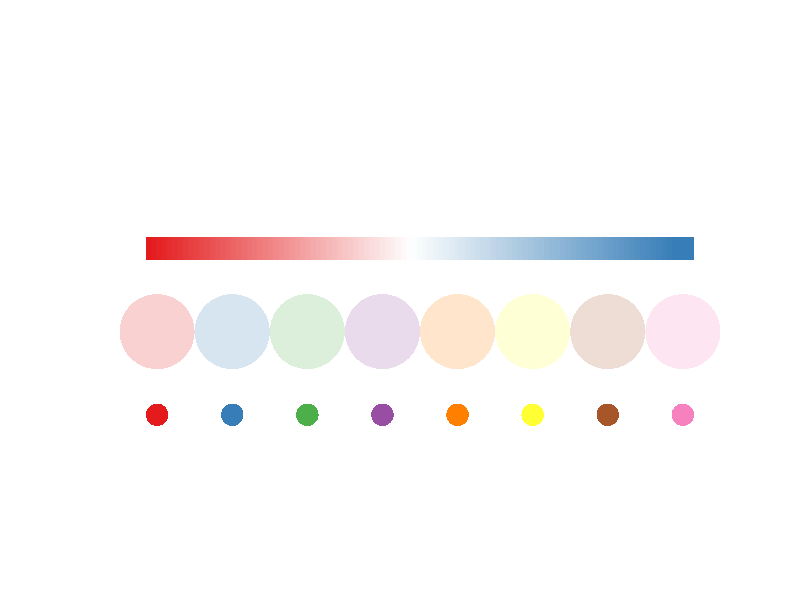
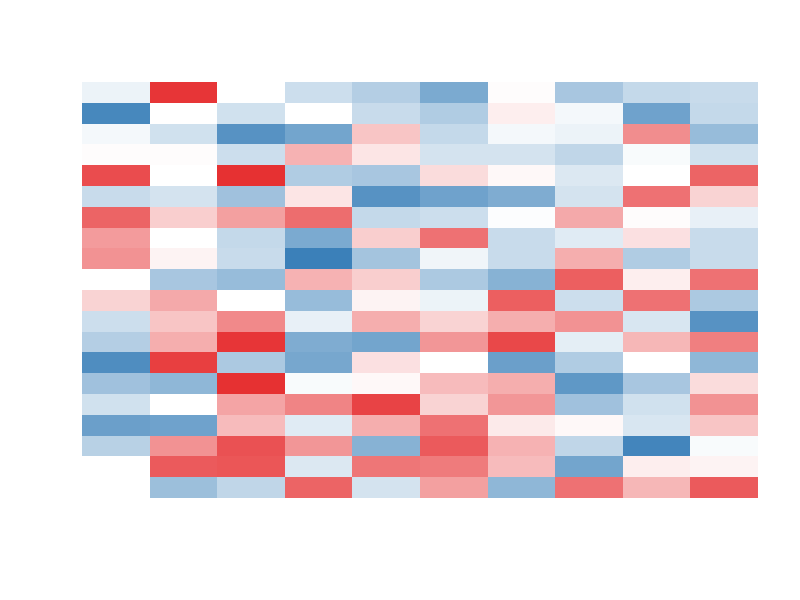
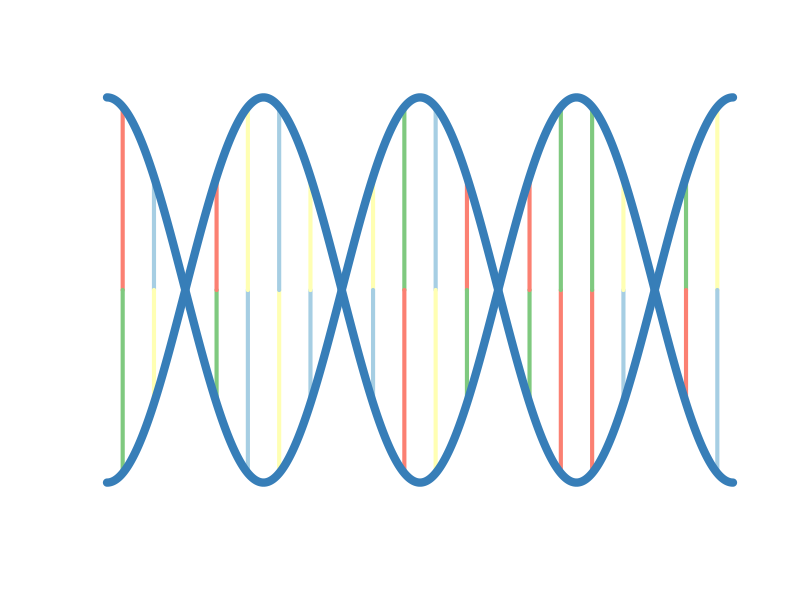
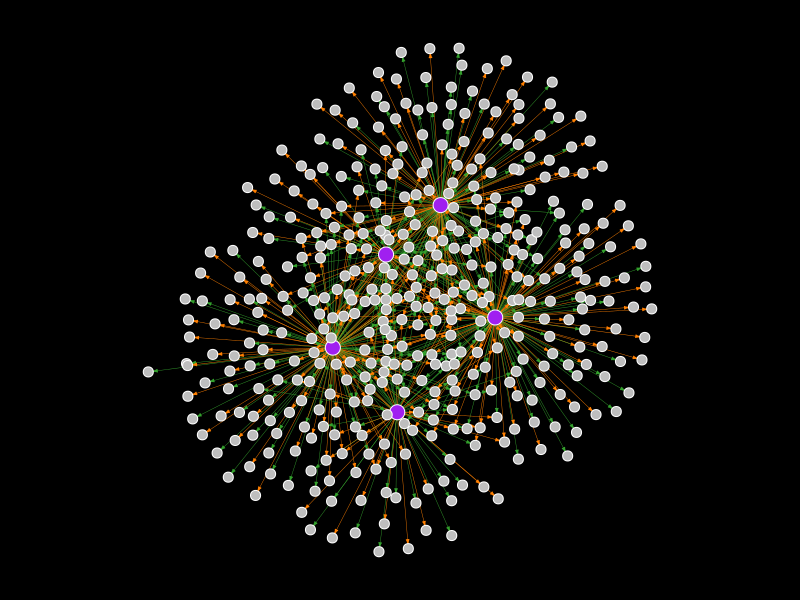
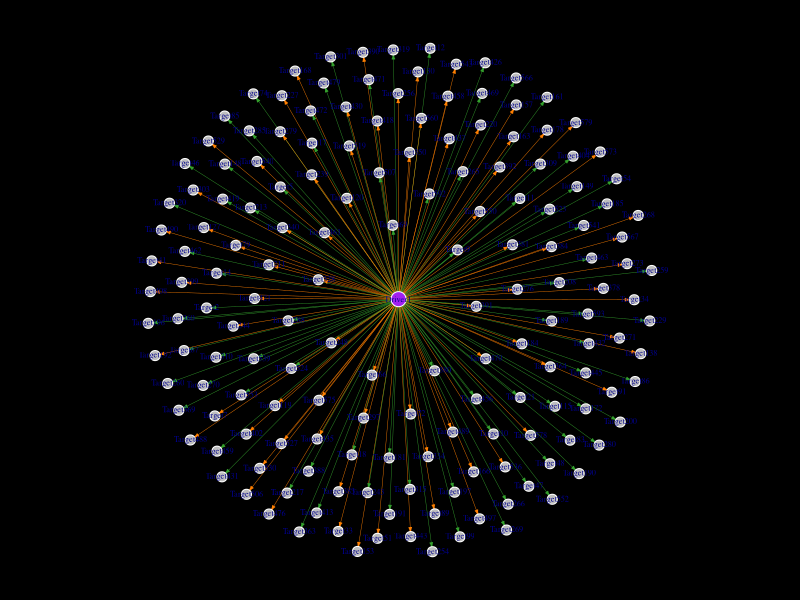
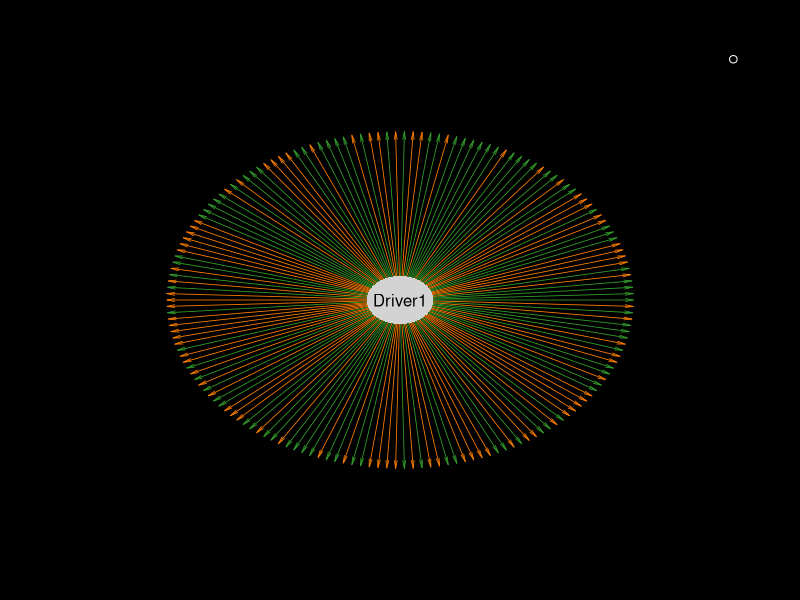
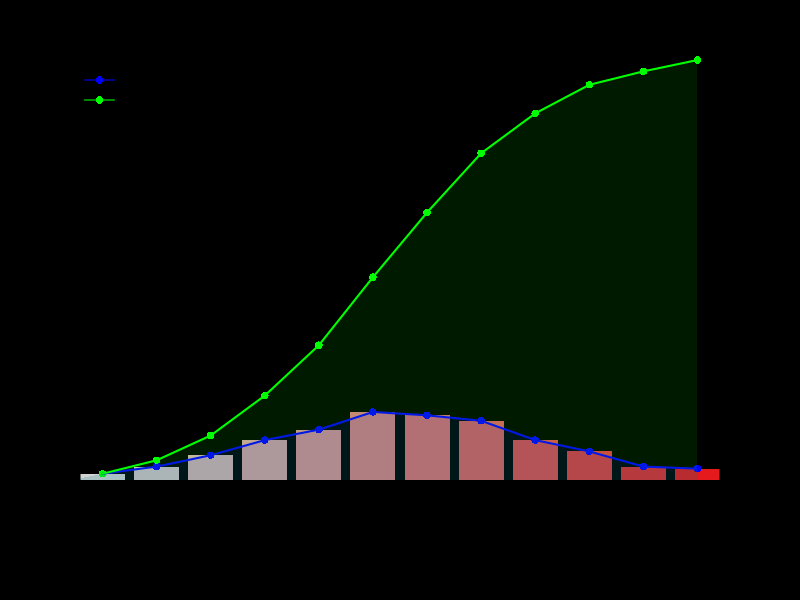
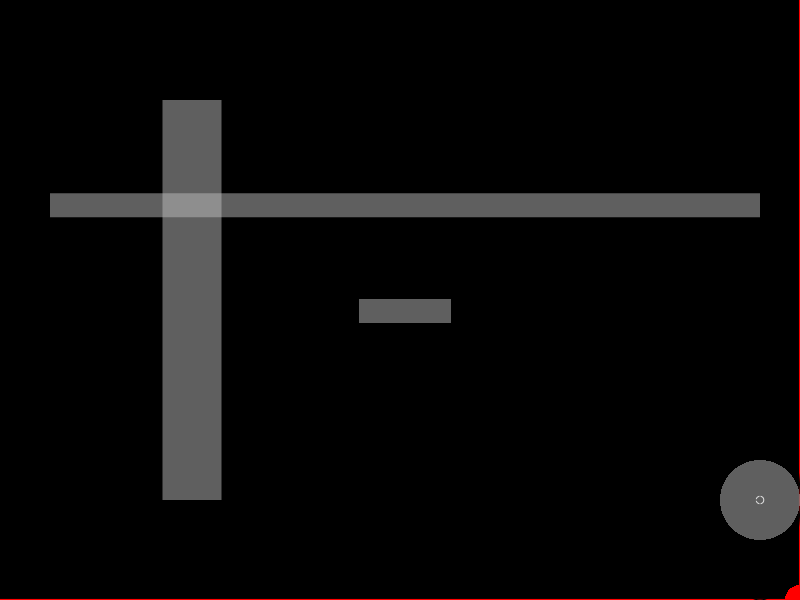

Here is the R script that generated these plots, in order: (Note: this script raises an error after producing the figures.)
## ---- chunk 1
knitr::opts_chunk$set(echo = TRUE)
## ---- chunk 2
library(RColorBrewer)
cc <- brewer.pal(8,'Set1') ## get color bar
plot(x=1:8, y=rep(1,8), pch=16, cex=3, col=cc,ylim=c(0,5),xlim=c(0,9),xlab='',ylab='',xaxt='n',yaxt='n',bty='n',xaxs='i',yaxs='i')
points(x=1:8, y=rep(2,8), pch=16, cex=10, col=grDevices::adjustcolor(cc,alpha=0.2),xpd=TRUE) ## color with transparent
cc1 <- colorRampPalette(c(cc[1],'white',cc[2]))(100)
points(x=seq(1,8,length.out=100), y=rep(3,100), pch=15, cex=3, col=cc1,xpd=TRUE) ## color with interpolation
## ---- chunk 3
cc <- brewer.pal(8,'Set1') ## get color bar
mat1 <- matrix(rnorm(0,1,n=200),nrow=10)
cc <- colorRampPalette(c(cc[1],'white',cc[2]))(100) ## color bar
bb <- seq(-2,2,length.out=101) ## matched value breaks, length must be one longer than the color bar
image(mat1,col=cc,breaks=bb,xaxt='n',yaxt='n',bty='n') ## this is the start to create some plots like heatmap
## ---- chunk 4
col_DNA <- brewer.pal(8,'Set1')[2]
# A-green, T-red, C-yellow, G-blue 
col_ATCG <- c(brewer.pal(8,'Accent')[1],brewer.pal(11,'Set3')[4],brewer.pal(11,'Set3')[2],brewer.pal(11,'Paired')[1])
## ---- chunk 5
DNA_length <- 4 ## the code only applies when DNA_length%%2==0, if DNA_length%%2==1, need to modify
x <- seq(-DNA_length*pi/2,DNA_length*pi/2,length.out=1000) ##
y1 <- cos(x) ## backbone up
y2 <- cos(x+pi) ## backbone down
# get the position of nucleotides
xx <- seq(DNA_length*pi/2,-DNA_length*pi/2,length.out = DNA_length*5+1); 
xx <- xx+(xx[2]-xx[1])/2 
# remove the first and the lines in the boundary region
xx <- setdiff(xx,c(xx[c(1:DNA_length)*5-2],min(xx)))
## ---- chunk 6
plot(y1~x,pch=16,type='l',xlab='',ylab='',xaxt='n',yaxt='n',main='',bty='n',col='white')
for(i in 1:length(xx)){
    ybottom <- cos(xx[i]) # ybottom position
    ytop    <- cos(xx[i]+pi) # yup position
    rr <- sample(1:4,1) ## ATCG, random select one pair
    if(rr==1){
      segments(y0=ybottom,y1=0,x0=xx[i],x1=xx[i],col=col_ATCG[1],lwd=4) ## A-T
      segments(y0=0,y1=ytop,x0=xx[i],x1=xx[i],col=col_ATCG[2],lwd=4)
    }
    if(rr==2){
      segments(y0=ybottom,y1=0,x0=xx[i],x1=xx[i],col=col_ATCG[2],lwd=4) ## T-A
      segments(y0=0,y1=ytop,x0=xx[i],x1=xx[i],col=col_ATCG[1],lwd=4)
    }
    if(rr==3){
      segments(y0=ybottom,y1=0,x0=xx[i],x1=xx[i],col=col_ATCG[3],lwd=4) ## C-G
      segments(y0=0,y1=ytop,x0=xx[i],x1=xx[i],col=col_ATCG[4],lwd=4)
    }
    if(rr==4){
      segments(y0=ybottom,y1=0,x0=xx[i],x1=xx[i],col=col_ATCG[4],lwd=4) ## G-C
      segments(y0=0,y1=ytop,x0=xx[i],x1=xx[i],col=col_ATCG[3],lwd=4)
    }
  }
lines(y1~x,pch=16,lwd=8,col=col_DNA)
lines(y2~x,pch=16,lwd=8,col=col_DNA)
## ---- chunk 7
source_list <- paste0('Driver',1:5)
target_list <- paste0('Target',1:600)
random_net  <- do.call(rbind,lapply(source_list,function(x){
  r1 <- 0.03*sample(1:10,1) ##target Vs. not target
  w1 <- sample(c(0,1),length(target_list),prob=c(1-r1,r1),replace=TRUE)
  x1 <- cbind(x,target_list[which(w1==1)])
  r1 <- 0.5 ##negative target Vs. positive target
  t1 <- sample(c(-1,1),nrow(x1),prob=c(1-r1,r1),replace=TRUE)
  x2 <- cbind(x1,t1)
}))
random_net <- as.data.frame(random_net,stringsAsFactors=FALSE)
names(random_net) <- c('Driver','Target','sign')
## ---- chunk 8
# color code
library(RColorBrewer)
pos_col <- brewer.pal(12,'Paired')[8];
neg_col <- brewer.pal(12,'Paired')[4];
#
library(igraph)
gr <- graph.data.frame(random_net)
par(bg = 'black');par(mar=c(1,1,1,1))

## try the following layout
layout_pos <- layout_nicely(gr) #
layout_pos <- layout_with_dh(gr) #
layout_pos <- layout_with_graphopt(gr) #
layout_pos <- layout_with_kk(gr) #
layout_pos <- layout_with_lgl(gr) #
## the following layout seems not fitable for this network
#layout_pos <- layout_as_star(gr)
#layout_pos <- layout_as_tree(gr)
#layout_pos <- layout_in_circle(gr)
#layout_pos <- layout_on_grid(gr)
#layout_pos <- layout_on_sphere(gr)
#layout_pos <- layout_with_fr(gr)
#layout_pos <- layout_with_gem(gr)
#layout_pos <- layout_with_mds(gr)
plot(gr,
     edge.arrow.mode=2,
     edge.arrow.size=0.2,
     edge.width=0.4,
     edge.color=ifelse(E(gr)$sign==1,pos_col,neg_col),
     vertex.label='',
     vertex.frame.color="white",
     vertex.size=ifelse(V(gr)$name %in% source_list,6,4),
     vertex.color=ifelse(V(gr)$name %in% source_list,'purple','grey'),
     layout=layout_pos)
## ---- chunk 9
gr <- subgraph(gr,v=ego(gr,nodes='Driver1')[[1]])
layout_pos <- layout_nicely(gr)
plot(gr,
     edge.arrow.mode=2,
     edge.arrow.size=0.2,
     edge.width=0.4,
     edge.color=ifelse(E(gr)$sign==1,pos_col,neg_col),
     vertex.label=V(gr)$name,vertex.label.cex=0.5,
     vertex.frame.color="white",
     vertex.size=ifelse(V(gr)$name %in% source_list,6,4),
     vertex.color=ifelse(V(gr)$name %in% source_list,'purple','grey'),
     layout=layout_pos)
## ---- chunk 10
t2xy <- function(tt,radius=1) {
  t2p <- pi*2 * tt
  list(x = radius * cos(t2p), y = radius * sin(t2p))
}
library(plotrix) ## for draw.ellipse()
# get the network from graph object
net1 <- igraph::as_data_frame(gr,what='edges')
target_list <- sort(unique(net1$to))
target_sign <- net1$sign; 
names(target_sign) <- net1$to;
target_sign <- target_sign[target_list]
tt <- seq(0,1,length.out = length(target_list)+1)[-1] ## 0,1 will be the same point, so the length should add 1 and remove the first one
net1_pos <- t2xy(tt,radius=0.7)
## ---- chunk 11
# plot an empty figure
par(mar=c(2,2,2,2))
plot(1,xlim=c(-1,1),ylim=c(-1,1),bty='n',col='white',xlab="",ylab="",xaxt='n',yaxt='n')
# add edges
graphics::arrows(x0=0,y0=0,x1=net1_pos$x,y1=net1_pos$y,col=ifelse(target_sign==1,pos_col,neg_col),lwd=0.8,angle=10,length=0.08,xpd=TRUE);
# add nodes
for(i in 1:length(target_list)){
  text(net1_pos$x[i],net1_pos$y[i],target_list[i],cex=0.3+10/length(target_list),
     srt=180*atan(net1_pos$y[i]/net1_pos$x[i])/pi,adj=ifelse(net1_pos$x[i]>0,0,1),
     xpd=TRUE)
}
draw.ellipse(0,0,a=0.1,b=0.1,col='light grey',border=NA)
text(0,0,'Driver1',adj=0.5,xpd=TRUE,cex=1)
## ---- chunk 12
i <- 1
use_srt <- 180*atan(net1_pos$y[i]/net1_pos$x[i])/pi
## ---- chunk 13
par(mar=c(6,4,3,4))
# par(XXX=XXX) is used to set the parameters in par()
x <- rnorm(mean=0,sd=0.5,n=1000) ## random generate a numeric vector
n_bar <- 11
x1 <- cut(x,breaks=c(-Inf,seq(-1,1,length.out=n_bar),Inf))
x2 <- table(x1)/length(x1)
cc <- brewer.pal(8,'Set1')
cc <- colorRampPalette(c('light grey',cc[1]))(length(x2)) ## color bar
a <- barplot(x2,bty='n',xlab="",ylab="",xaxt='n',yaxt='n',xaxs='i',yaxs='i',border=NA,col=cc,ylim=c(0,1))
# barplot will return the position for each bar
# xlim, ylim
# bty
# xlab, ylab
# xaxt, yaxt
# xaxs, yaxs; default is "r", and will extend 4% at each end. try setting and print par()$usr
# border
pp <- par()$usr
# all values in par() could be extracted and used ! par()$usr is the position for the left, right ,bottom and top of the figure
text(a,pp[3],levels(x1),xpd=TRUE,adj=1,cex=0.8,srt=90)
# srt
# xpd
# adj
axis(side=2,at=seq(0,1,length.out = 11),labels=seq(0,1,length.out = 11)*length(x1),las=2)
axis(side=4,at=seq(0,1,length.out = 11),labels=paste0(seq(0,100,length.out = 11),'%'),las=2)
mtext(side=2,line=3,'Frequency',xpd=TRUE,font=2)
mtext(side=4,line=3,'Percentage',xpd=TRUE,font=2)
# side
# las
# font
x3 <- cumsum(x2)
points(x=a,y=x2,pch=16,xpd=TRUE,cex=1,col='blue')
points(x=a,y=x3,pch=16,xpd=TRUE,cex=1,col='green')
# pch
# xpd
# cex
lines(x2~a,lwd=2,lty=1,col='blue')
lines(x3~a,lwd=2,lty=1,col='green')
# lwd
# lty
# col
legend('topleft',col=c('blue','green'),lty=1,legend=c('PDF','CDF'),bty='n',border=NA,pch=16)
# border, lty
polygon(x=c(a,max(a),0),y=c(x3,0,0),col=grDevices::adjustcolor('green',alpha=0.1),border=NA)
polygon(x=c(a,max(a),0),y=c(x2,0,0),col=grDevices::adjustcolor('blue',alpha=0.1),border=NA)
# for polygon, just need to get the position for the margin lines
## finally have a look at the parameters in par(), this object saves the current settings, which is very useful for position calculation.
print(str(par()))
## ---- chunk 14
par.pos2inch <- function(){
  user.range <- par("usr")[c(2,4)] - par("usr")[c(1,3)]
  region.pin <- par("pin")
  return(region.pin/user.range)
}
par.inch2pos <- function(){return(1/par.pos2inch())}
par.char2inch <- function(){return(par()$cin)} ## letter W
par.lineHeight2inch <- function(){
  lheight <- par()$lheight
  y1 <- par.char2inch()[2]*lheight ## line height in inches
  y1
}
par.char2pos <- function(){par()$cxy}
## set margin to inches
bottom_margin <- 1; right_margin <- 0.4
top_margin <- 1; left_margin <- 0.5;
par(mai=c(bottom_margin,left_margin,top_margin,right_margin)) ## bottom 1 inch margin, right 0.5 inch margin
# right_margin*par.inch2pos()[1] is the x-axis position for the margin
# bottom_margin*par.inch2pos()[2] is the y-axis position for the margin

# plot
plot(1,xlim=c(0,1),ylim=c(1,20),xaxs='i',yaxs='i',xlab='',ylab='',cex=1,xpd=TRUE,col='white') ## create an empty plot
# get to know the relation between xy position and inch
points(x=1+right_margin*par.inch2pos()[1],y=1-bottom_margin*par.inch2pos()[2],pch=16,cex=4,xpd=TRUE,col='red') ## margin point, set xpd=TRUE otherwise will not displayed
abline(v=1+right_margin*par.inch2pos()[1],lwd=2,col='red',xpd=TRUE) ## margin line, set xpd=TRUE otherwise will not displayed
abline(h=1-bottom_margin*par.inch2pos()[2],lwd=2,col='red',xpd=TRUE) ## margin line, set xpd=TRUE otherwise will not displayed
draw.ellipse(x=1,y=1,a=right_margin*par.inch2pos()[1],b=bottom_margin*par.inch2pos()[2],xpd=TRUE)

# get to know the relation between character width, height and position
test_char <- 'ABCD'; test_cex = 2;
char_width  <- strwidth(test_char,units='user',cex=test_cex) ## units to 'user' means the value in x axis
char_height <- strheight(test_char,units='user',cex=test_cex) ## 
text(0.5,10,test_char,cex=test_cex)
rect(xleft = 0.5-char_width/2,xright=0.5+char_width/2,ybottom=10-char_height/2,ytop=10+char_height/2,
     col=grDevices::adjustcolor('grey',alpha=0.5),border=NA) ## draw background rectangle for the text

# get to know the relation between cex, xy-position and inch
p1 <- par.char2inch()[2]*0.75 ## inch length for cex=1 with pch=16, is 75% of the character height
points(x=1,y=1,pch=16,xpd=TRUE,cex=right_margin*2*2/p1,col=grDevices::adjustcolor('grey',alpha=0.5)) ## to fullfill right_margin*2, with two sides

# get to know the relation between character width, height, lwd and inch
test_char <- 'WM'; test_cex = 2;
char_width  <- strwidth(test_char,units='user',cex=test_cex) ## units to 'user' means the value in x axis
char_height <- strheight(test_char,units='user',cex=test_cex) ## 
text(0.2,15,test_char,cex=test_cex)
abline(h=15,col=grDevices::adjustcolor('grey',alpha=0.5),lwd=char_height*par.pos2inch()[2]/(1/96)) ## 1 lwd --> 1/96 inch
abline(v=0.2,col=grDevices::adjustcolor('grey',alpha=0.5),lwd=char_width*par.pos2inch()[1]/(1/96))

# get to know the relation between strheight, strwidth, and par()$cin
print(par()$lheight) ## default is one line height, defined by par()$cin[2], 0.2 inches
strheight('W\n',units='inches')-strheight('W',units='inches') ## equals to par()$cin[2]
strheight(sprintf('%s\n',LETTERS),units='inches')-strheight(sprintf('%s',LETTERS),units='inches')## all equals to par()$cin[2]
# try to change lheight
par(lheight=2) ## if set to 2, the line height will be lheight*par()$cin[2]=0.4 
strheight('W\n',units='inches')-strheight('W',units='inches') ## equals to par()$cin[2]
strheight(sprintf('%s\n',LETTERS),units='inches')-strheight(sprintf('%s',LETTERS),units='inches')## all equals to par()$cin[2]

# but strwidth differs a lot, try:
strwidth(LETTERS,units='inches')
strwidth('AB',units='inches')-strwidth('A',units='inches') # equals to strwidth('B',units='inches')

## ---- chunk 15
cc <- brewer.pal(8,'Set1') ## get color bar
mat1 <- matrix(c(rnorm(1,0.5,n=80),rnorm(-1,0.5,n=120)),nrow=20,byrow=TRUE) ## 20 genes in 10 samples
mat2 <- matrix(c(rnorm(-1,0.5,n=150),rnorm(1,0.5,n=150)),nrow=20,byrow=TRUE) ## 20 genes in 15 samples
colnames(mat1) <- sprintf('Sample%s',1:10)
colnames(mat2) <- sprintf('Sample%s',10+1:15)
rownames(mat1) <- rownames(mat2) <- sprintf('Gene%s',1:20)
mat_all <- cbind(mat1,mat2)
cc <- colorRampPalette(c(cc[1],'white',cc[2]))(100) ## color bar
bb <- c(min(mat_all)-1,seq(-2,2,length.out=99),1+max(mat_all)) ## matched value breaks, length must be one longer than the color bar
# reorder the matrix
h1 <- hclust(dist(mat_all))
h2 <- hclust(dist(t(mat_all)))
o1 <- h1$order
o2 <- h2$order
mat_all <- mat_all[o1,o2]
## ---- chunk 16
m1 <- matrix(c(0,2,2,2,0,3,1,1,1,5,3,1,1,1,5,3,1,1,1,5,0,4,4,4,0),nrow=5,byrow=TRUE) ## tip: sometimes could design it in excel first and then read in into R
## then, draw 1,2,3,4,5 sub-figures by order. 0 could be used to represent no figure in the area
n1 <- layout(m1)
layout.show(n1)
## ---- chunk 17
layout(m1)
# 1. image plot
par(mar=c(0,0,0,0))
draw_mat <- t(mat_all)
image(draw_mat,col=cc,breaks=bb,xlab='',ylab='',xaxt='n',yaxt='n',bty='n',xaxs='i',yaxs='i')
pp <- par()$usr ## get to know the xy position of the figure
x_line_pos <- seq(pp[1],pp[2],length.out=nrow(draw_mat)+1) ## x position for vertical line
y_line_pos <- seq(pp[3],pp[4],length.out=ncol(draw_mat)+1) ## y position for each horizon line
x_mid_pos  <- x_line_pos[1:(length(x_line_pos)-1)]/2+x_line_pos[2:length(x_line_pos)]/2 ## x position for column mid position
y_mid_pos  <- y_line_pos[1:(length(y_line_pos)-1)]/2+y_line_pos[2:length(y_line_pos)]/2 ## y position for row mid position
# try to draw line to seperate groups
g1 <- cutree(h1,k=2) ## try to change k values
g2 <- cutree(h2,k=2)
w1 <- cumsum(table(g1[rownames(mat_all)]))[unique(g1[rownames(mat_all)])] ## get to know the seperation number, must be in the original order
w2 <- cumsum(table(g2[colnames(mat_all)]))[unique(g2[colnames(mat_all)])]
abline(v=x_line_pos[c(1,w2+1)],xpd=TRUE) ## draw the line
abline(h=y_line_pos[c(1,w1+1)],xpd=TRUE)

# 2. dendrogram at the top
par(mar=c(0,0,0,0))
hcd <- as.dendrogram(h2)
plot(hcd,type = "rectangle", ylab = "",xlim=c(0.5,length(h2$order)+0.5),xaxs='i',yaxs='i',yaxt='n',
     ylim=c(-8,0.5+max(h2$height))) 
## X: 0.5 adjustment for start and end position; Y: real range should be c(0,max(h2$height)), leave some place to draw rectangle + sample label (if leaflab!='n')
## for the dendrogram, lots of modifications could be used, try change the type

# 3. at the left to add gene name
plot(1,col='white',xlab='',ylab='',xaxt='n',yaxt='n',bty='n',xaxs='i',yaxs='i',ylim=c(0,nrow(mat_all)),xlim=c(0,1))
text(x=0.9,y=c(1:nrow(mat_all))-0.5,rownames(mat_all),adj=1)
# add tick
segments(x0=0.95,x1=1,y0=c(1:nrow(mat_all))-0.5,y1=c(1:nrow(mat_all))-0.5,col='grey')

# 4. at the bottom to add bar to indicate sample group
cc_pair <- brewer.pal(11,'Set3')
plot(1,col='white',xlab='',ylab='',xaxt='n',yaxt='n',bty='n',xaxs='i',yaxs='i',xlim=c(0,ncol(mat_all)),ylim=c(0,1))
rect(xleft=c(0,w2[1:(length(w2)-1)]),xright=w2,ybottom=0.7,ytop=0.9,col=cc_pair[1:length(w2)],border=NA)
# add group name
text(c(0,w2[1:(length(w2)-1)])/2+w2/2,y=0.8,sprintf("Group:%s",names(w2)),adj=0.5)

# 5. at the right to add color bar for values in the image
plot(1,col='white',xlab='',ylab='',xaxt='n',yaxt='n',bty='n',xaxs='i',yaxs='i',xlim=c(0,1),ylim=c(0,1))
yy_pos <- seq(0.3,0.7,length.out=10)
ddy <- yy_pos[2]-yy_pos[1]
bb_u   <- round(seq(1,length(bb),length.out=11))
cc_u   <- cc[bb_u[2:length(bb_u)]-1]
rect(xleft=rep(0.3,11),xright=rep(0.5,11),
     ybottom=yy_pos, 
     ytop=yy_pos+ddy,
     col=cc_u,xpd=TRUE,border=NA)
text(0.65,c(yy_pos,max(yy_pos)+ddy),round(bb[bb_u],1),adj=0.5)
text(0.4,0.78,'Value',cex=1.2)
# add tick
segments(x0=0.5,x1=0.53,y0=c(yy_pos,max(yy_pos)+ddy),y1=c(yy_pos,max(yy_pos)+ddy),col='grey')

## ---- chunk 18
curve_sankey <- function (x0, x1, y0, y1,nsteps = 100){
    xx <- seq(-pi/2, pi/2, length.out = nsteps)
    yy <- y0 + (y1 - y0) * (sin(xx) + 1)/2
    xx <- seq(x0, x1, length.out = nsteps)
    list(x=xx,y=yy)
}
## ---- chunk 19
layout(1)
par(mar=c(2,2,2,2))
cc1 <- brewer.pal(11,'Set3')
plot(1,col='white',xlab='',ylab='',xaxt='n',yaxt='n',bty='n',xaxs='i',yaxs='i',xlim=c(0,1),ylim=c(0,1))
pos1 <- seq(0,1,length.out=10)
pos2 <- seq(0,1,length.out=5)
# random generate link
rand_link <- lapply(pos1,function(x)sample(1:length(pos2),sample(1:5)))
for(i in 1:length(pos1)){
  for(j in 1:length(rand_link[[i]])){
      curve_pos <- curve_sankey(x0=0.2,y0=pos1[i],x1=0.8,y1=pos2[rand_link[[i]][j]])
      lines(curve_pos,col=adjustcolor(cc1[i],alpha=0.5),lwd=5)
  }
}
points(x=rep(0.2,length.out=length(pos1)),y=pos1,pch=16,col=cc1,xpd=TRUE)
points(x=rep(0.8,length.out=length(pos2)),y=pos2,pch=16,col='black',xpd=TRUE)

## ---- chunk 20
layout(1)
par(mar=c(2,2,2,2))
cc1 <- brewer.pal(8,'Dark2')
plot(1,col='white',xlab='',ylab='',xaxt='n',yaxt='n',bty='n',xaxs='i',yaxs='i',xlim=c(0,1),ylim=c(0,1))
pos1_bottom <- c(0,0.4,0.7)
pos1_up <- c(0.3,0.6,0.9)
pos2_bottom <- c(0.2,0.6)
pos2_up <- c(0.5,0.7)
rect(xleft=0.1,xright=0.2,ybottom=pos1_bottom,ytop=pos1_up,pch=16,col=cc1,border=NA)
rect(xleft=0.8,xright=0.9,ybottom=pos2_bottom,ytop=pos2_up,pch=16,col='grey',border=NA)
for(i in 1:length(pos1_up)){
  for(j in 1:length(pos2_up)){
      curve_pos1 <- curve_sankey(x0=0.2,y0=pos1_up[i],x1=0.8,y1=pos2_up[j])
      curve_pos2 <- curve_sankey(x0=0.2,y0=pos1_bottom[i],x1=0.8,y1=pos2_bottom[j])
      polygon(x=c(curve_pos1$x,rev(curve_pos2$x)),y=c(curve_pos1$y,rev(curve_pos2$y)),col=adjustcolor(cc1[i],alpha=0.5),border=NA)
  }
}
## ---- chunk 21
curve_circos <- function (x0, x1, y0, y1,nsteps = 100){
    tt <- seq(0, 1, 1/nsteps)
    xx <- (1 - tt)^2 * x0 + tt^2 * x1
    yy <- (1 - tt)^2 * y0 + tt^2 * y1
    list(x=xx,y=yy)
}
## ---- chunk 22
layout(1)
par(mar=c(2,2,2,2))
cc1 <- brewer.pal(11,'Set3')
plot(1,col='white',xlab='',ylab='',xaxt='n',yaxt='n',bty='n',xaxs='i',yaxs='i',xlim=c(-1,1),ylim=c(-1,1))
draw.ellipse(0,0,a=0.8,b=0.8,border='grey')
pos1 <- t2xy(seq(0,0.5,length.out=11),radius = 0.8)
pos2 <- t2xy(seq(0.6,1,length.out=5),radius = 0.8)
# random generate link
rand_link <- lapply(pos1$x,function(x)sample(1:length(pos2$x),sample(1:4)))
for(i in 1:length(pos1$x)){
  for(j in 1:length(rand_link[[i]])){
      curve_pos <- curve_circos(x0=pos1$x[i],y0=pos1$y[i],x1=pos2$x[rand_link[[i]][j]],y1=pos2$y[rand_link[[i]][j]])
      lines(curve_pos,col=adjustcolor(cc1[i],alpha=0.5),lwd=5)
  }
}
points(x=pos1$x,y=pos1$y,pch=16,col=cc1,xpd=TRUE)
points(x=pos2$x,y=pos2$y,pch=16,col='black',xpd=TRUE)

## ---- chunk 23
layout(1)
par(mar=c(2,2,2,2))
cc1 <- brewer.pal(8,'Dark2')
plot(1,col='white',xlab='',ylab='',xaxt='n',yaxt='n',bty='n',xaxs='i',yaxs='i',xlim=c(-1,1),ylim=c(-1,1))
draw.ellipse(0,0,a=0.75,b=0.75,border='grey')
draw.ellipse(0,0,a=0.85,b=0.85,border='grey')
pos1_bottom <- c(0,0.2,0.4)
pos1_up <- c(0.1,0.25,0.45)
pos2_bottom <- c(0.55,0.7)
pos2_up <- c(0.6,0.75)
for(i in 1:length(pos1_bottom)){
 pos1_in <- t2xy(seq(pos1_bottom[i],pos1_up[i],length.out=100),radius = 0.75);
 pos1_out <- t2xy(seq(pos1_bottom[i],pos1_up[i],length.out=100),radius = 0.85)
 polygon(x=c(pos1_in$x,rev(pos1_out$x)),y=c(pos1_in$y,rev(pos1_out$y)),
         col=adjustcolor(cc1[i],alpha=0.5),border=NA)
}
for(i in 1:length(pos2_bottom)){
 pos2_in <- t2xy(seq(pos2_bottom[i],pos2_up[i],length.out=100),radius = 0.75);
 pos2_out <- t2xy(seq(pos2_bottom[i],pos2_up[i],length.out=100),radius = 0.85)
 polygon(x=c(pos2_in$x,rev(pos2_out$x)),y=c(pos2_in$y,rev(pos2_out$y)),
         col=adjustcolor('grey',alpha=0.5),border=NA)
}
for(i in 1:length(pos1_up)){
  for(j in 1:length(pos2_up)){
      curve_start <- t2xy(pos1_up[i],radius=0.75)
      curve_end <- t2xy(pos2_bottom[j],radius=0.75)
      curve_pos1 <- curve_circos(x0=curve_start$x,y0=curve_start$y,x1=curve_end$x,y1=curve_end$y)
      curve_start <- t2xy(pos1_bottom[i],radius=0.75)
      curve_end <- t2xy(pos2_up[j],radius=0.75)
      curve_pos2 <- curve_circos(x0=curve_start$x,y0=curve_start$y,x1=curve_end$x,y1=curve_end$y)
      pos1_in <- t2xy(seq(pos1_bottom[i],pos1_up[i],length.out=100),radius = 0.75);
      pos2_in <- t2xy(seq(pos2_bottom[j],pos2_up[j],length.out=100),radius = 0.75);
      polygon(x=c(pos1_in$x,curve_pos1$x,pos2_in$x,rev(curve_pos2$x)),
              y=c(pos1_in$y,curve_pos1$y,pos2_in$y,rev(curve_pos2$y)),
              col=adjustcolor(cc1[i],alpha=0.2),border=NA)
  }
}

